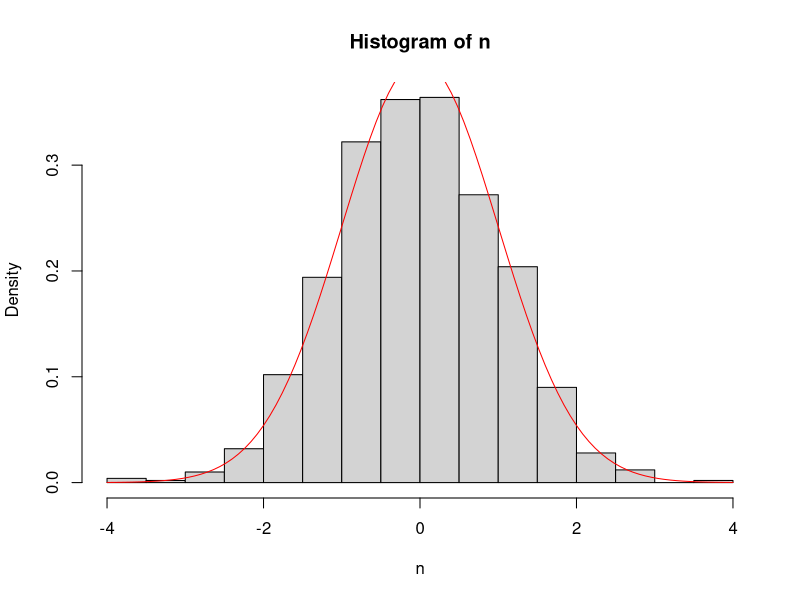

The R source for this figure:
y = c(1,3,2.7,-1,3,4,6)
print(y)
print(mean(y))

#curve(dnorm(x, mean=0, sd=1), from=-4, to=4, lwd=2, col="red")
#curve(dnorm(x, mean=25, sd=8),from=0, to=50 ,col="red")
#print(pnorm(q = 20, mean = 25, sd = 8))
#print(1 - pnorm(q = 40, mean = 25, sd = 8))

#curve(dchisq(x,3), from=-1, to=10)
print(qchisq(0.5,3))
print(qchisq(0.8,3))
print(qchisq(0.2,3))

#a
#print(qchisq(0.1,3))

#b
#print(qchisq(0.9,3))

n = rnorm(1000)
print(n)

hist(n, freq=FALSE)
curve(dnorm(x), col="red", add=TRUE)